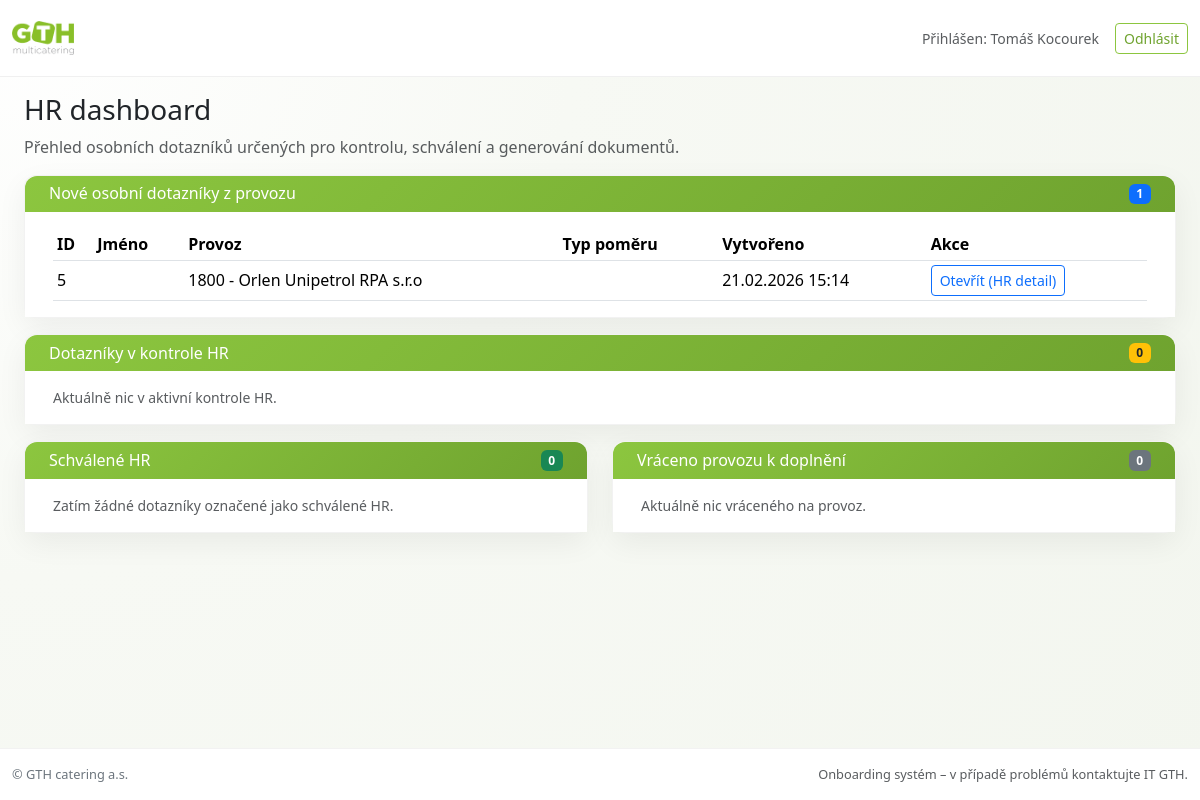
Before: /hr/ (signed in) with the older database file.
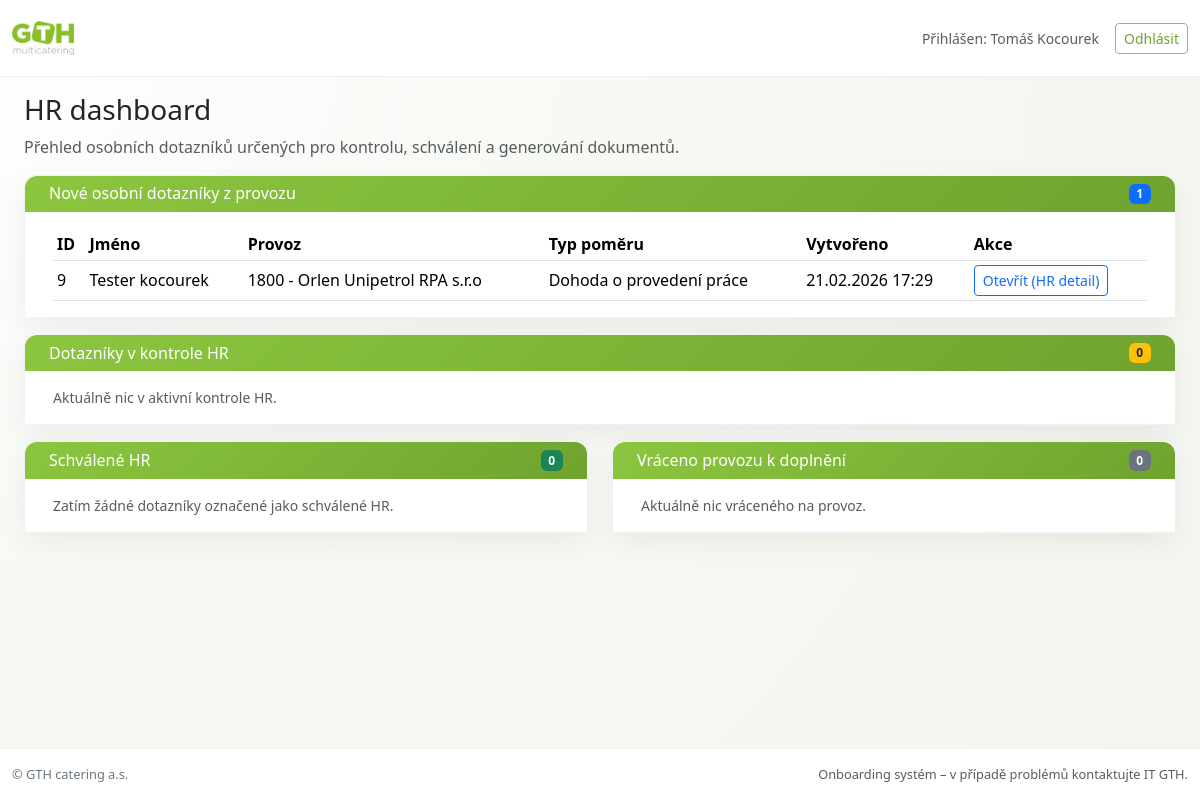
After: the same page with the newer database file.
### osobni_dotaznik/models.py (models this page shows, shortened)
class OsobniDotaznik(models.Model):
    STAV_DRAFT = "draft"
    STAV_PROVOZ_ODESLAL = "provoz_odeslal"
    STAV_HR_KONTROLUJE = "hr_kontroluje"
    STAV_HR_SCHVALIL = "hr_schvalil"
    STAV_VRACENO_PROVOZU = "vraceno_provozu"
    STAVY_CHOICES = [
        (STAV_DRAFT, "Rozpracovaný (provoz)"),
        (STAV_PROVOZ_ODESLAL, "Odesláno z provozu"),
        (STAV_HR_KONTROLUJE, "HR kontroluje"),
        (STAV_HR_SCHVALIL, "Schváleno HR"),
        (STAV_VRACENO_PROVOZU, "Vráceno na doplnění provozu"),
    ]
    TYP_POMERU_HPP = "HPP"
    TYP_POMERU_DPP = "DPP"
    TYP_POMERU_DPC = "DPC"
    TYP_POMERU_CHOICES = [
        (TYP_POMERU_HPP, "Hlavní pracovní poměr"),
        (TYP_POMERU_DPP, "Dohoda o provedení práce"),
        (TYP_POMERU_DPC, "Dohoda o pracovní činnosti"),
    ]
    provoz = models.ForeignKey(
        "core.Provoz",
        on_delete=models.PROTECT,
        related_name="dotazniky",
        null=True,
        blank=True,
    )
    pozice = models.ForeignKey(
        "core.Pozice",
        on_delete=models.PROTECT,
        related_name="dotazniky",
        null=True,
        blank=True,
    )
    typ_pomeru = models.CharField(
        "Typ pracovního poměru",
        max_length=10,
        choices=TYP_POMERU_CHOICES,
        null=True,
        blank=True,
    )
    created_at = models.DateTimeField(
        "Datum založení",
        auto_now_add=True,
    )
    created_by = models.ForeignKey(
        User,
        verbose_name="Vytvořil (uživatel)",
        on_delete=models.SET_NULL,
        null=True,
        blank=True,
        related_name="dotazniky_vytvorene",
    )
    updated_at = models.DateTimeField(
        "Datum poslední změny",
        auto_now=True,
    )
    stav = models.CharField(
        "Stav dotazníku",
        max_length=32,
        choices=STAVY_CHOICES,
        default=STAV_DRAFT,
    )
    titul = models.CharField(
        "Titul",
        max_length=50,
        blank=True,
        help_text="Např. Bc., Mgr., Ing.",
    )
    jmeno = models.CharField(
        "Jméno",
        max_length=100,
    )
    prijmeni = models.CharField(
        "Příjmení",
        max_length=100,
    )
    rodna_prijmeni = models.CharField(
        "Rodné a všechna dřívější příjmení",
        max_length=255,
        blank=True,
    )
    datum_narozeni = models.DateField(
        "Datum narození",
    )
    misto_narozeni = models.CharField(
        "Místo narození",
        max_length=255,
    )
    statni_obcanstvi = models.CharField(
        "Státní občanství",
        max_length=255,
    )
    rodinny_stav = models.CharField(
        "Rodinný stav",
        max_length=255,
        blank=True,
    )
    telefon = models.CharField(
        "Telefon",
        max_length=50,
        blank=True,
    )  # * nepovinné
    email = models.EmailField(
        "E-mail",
        blank=True,
    )  # * nepovinné
    rodne_cislo = models.CharField(
        "Rodné číslo",
        max_length=20,
    )
    zdravotni_pojistovna = models.CharField(
        "Zdravotní pojišťovna",
        max_length=255,
    )
    cislo_uctu = models.CharField(
        "Číslo účtu",
        max_length=50,
    )
    kod_banky = models.CharField(
        "Kód banky",
        max_length=10,
    )
    nazev_banky = models.CharField(
        "Název banky / spořitelny",
        max_length=255,
        blank=True,
    )
    trvale_ulice = models.CharField(
        "Trvalé bydliště – ulice",
        max_length=255,
    )
    trvale_cislo_popisne = models.CharField(
        "Trvalé bydliště – číslo popisné/orientační",
        max_length=50,
    )
    trvale_mesto = models.CharField(
        "Trvalé bydliště – město/obec",
        max_length=255,
    )
    trvale_psc = models.CharField(
        "Trvalé bydliště – PSČ",
        max_length=20,
    )
    dorucovaci_ulice = models.CharField(
        "Doručovací adresa – ulice",
        max_length=255,
        blank=True,
    )
    dorucovaci_cislo_popisne = models.CharField(
        "Doručovací adresa – číslo popisné/orientační",
        max_length=50,
        blank=True,
    )
    dorucovaci_mesto = models.CharField(
        "Doručovací adresa – město/obec",
        max_length=255,
        blank=True,
    )
    dorucovaci_psc = models.CharField(
        "Doručovací adresa – PSČ",
        max_length=20,
        blank=True,
    )
    duchod_predcasny = models.BooleanField(
        "Předčasný důchod",
        default=False,
    )
    duchod_starobni = models.BooleanField(
        "Starobní důchod",
        default=False,
    )
    duchod_invalidni = models.BooleanField(
        "Invalidní důchod",
        default=False,
    )
    duchod_datum_vzniku = models.CharField(
        "Datum vzniku nároku na důchod",
        max_length=255,
        blank=True,
    )
    duchod_kdo_vyplaci = models.CharField(
        "Kdo důchod vyplácí",
        max_length=255,
        blank=True,
    )
    duchod_kdo_dopl_info = models.CharField(
        "Další informace k důchodu",
        max_length=255,
        blank=True,
    )
    vzdelani_zakladni = models.BooleanField(
        "Základní škola",
        default=False,
    )
    vzdelani_sou = models.BooleanField(
        "Střední odborné učiliště",
        default=False,
    )
    vzdelani_ss = models.BooleanField(
        "Střední škola",
        default=False,
    )
    vzdelani_gymnazium = models.BooleanField(
        "Gymnázium",
        default=False,
    )
    vzdelani_vs = models.BooleanField(
        "Vysoká škola",
        default=False,
    )
    vzdelani_misto_studia = models.CharField(
        "Vzdělání – místo studia",
        max_length=255,
        blank=True,
    )
    vzdelani_cr_zahranici = models.CharField(
        "Vzdělání – ČR / zahraničí",
        max_length=50,
        blank=True,  # např. "ČR" / "zahraničí"
    )
    vzdelani_rok_ukonceni = models.CharField(
        "Vzdělání – rok ukončení",
        max_length=10,
        blank=True,
    )
    vzdelani_mesto_obec = models.CharField(
        "Vzdělání – město/obec",
        max_length=255,
        blank=True,
    )
    vzdelani_skola_nazev = models.CharField(
        "Vzdělání – škola (název)",
        max_length=255,
        blank=True,
    )
    vzdelani_obor = models.CharField(
        "Vzdělání – obor",
        max_length=255,
        blank=True,
    )
    vzdelani_zakonceno_vyucni_list = models.BooleanField(
        "Zakončeno – výuční list",
        default=False,
    )
    vzdelani_zakonceno_maturita = models.BooleanField(
        "Zakončeno – maturitní vysvědčení",
        default=False,
    )
    vzdelani_zakonceno_diplom = models.BooleanField(
        "Zakončeno – diplom",
        default=False,
    )
    posledni_zam_nazev_firmy = models.CharField(
        "Poslední zaměstnavatel – název firmy",
        max_length=255,
        blank=True,
    )
    posledni_zam_pracovni_zarazeni = models.CharField(
        "Poslední zaměstnavatel – pracovní zařazení",
        max_length=255,
        blank=True,
    )
    posledni_zam_od = models.CharField(
        "Poslední zaměstnavatel – od",
        max_length=50,
        blank=True,
    )
    posledni_zam_do = models.CharField(
        "Poslední zaměstnavatel – do",
        max_length=50,
        blank=True,
    )
    cizinec_cislo_dokladu = models.CharField(
        "Číslo dokladu totožnosti (OP/PAS)",
        max_length=100,
        blank=True,
    )
    cizinec_povoleni_prace = models.CharField(
        "Povolení k výkonu práce",
        max_length=255,
        blank=True,
    )
    cizinec_povoleni_pobytu = models.CharField(
        "Povolení k pobytu na území ČR",
        max_length=255,
        blank=True,
    )
    cizinec_adresa_ulice = models.CharField(
        "Adresa cizince v ČR – ulice",
        max_length=255,
        blank=True,
    )
    cizinec_adresa_cislo = models.CharField(
        "Adresa cizince v ČR – číslo popisné/orientační",
        max_length=50,
        blank=True,
    )
    cizinec_adresa_stat_mesto = models.CharField(
        "Adresa cizince v ČR – stát/město",
        max_length=255,
        blank=True,
    )
    cizinec_adresa_psc = models.CharField(
        "Adresa cizince v ČR – PSČ",
        max_length=20,
        blank=True,
    )
    pojisteni_cizina_byl = models.BooleanField(
        "Účast na důchodovém pojištění v cizině – byl/a",
        default=False,
    )
    pojisteni_cizina_nazev_adresa_nositele = models.TextField(
        "Název a adresa cizozemského nositele pojištění",
        blank=True,
    )
    pojisteni_cizina_cislo_pojisteni = models.CharField(
        "Číslo cizozemského pojištění",
        max_length=255,
        blank=True,
    )
    srazky_existuji = models.BooleanField(
        "Nařízené srážky ze mzdy existují",
        default=False,
    )
    srazky_vymahajici_orgam_a_cj = models.TextField(
        "Vymáhající orgán a číslo jednací (srážky)",
        blank=True,
    )
    pocet_vyzivovanych_osob = models.PositiveIntegerField(
        "Počet vyživovaných osob",
        default=0,
    )
    zmenena_prac_schopnost = models.BooleanField(
        "Změněná pracovní schopnost",
        default=False,
    )
    vedeni_v_evidenci_up = models.BooleanField(
        "Veden v evidenci úřadu práce",
        default=False,
    )
    jiny_pracovni_pomer = models.BooleanField(
        "Mám ještě jiný pracovní poměr",
        default=False,
    )
    je_osvc = models.BooleanField(
        "Jsem OSVČ",
        default=False,
    )
    zapoctovy_list_predlozen = models.BooleanField(
        "Zápočtový list předložen",
        default=False,
    )
    cisty_trestni_rejstrik = models.BooleanField(
        "Čistý trestní rejstřík",
        default=False,
    )
    jine_poznamky = models.TextField(
        "Jiné (poznámky)",
        blank=True,
    )
    hr_poznamka_pro_provoz = models.TextField(
        "Poznámka HR pro provoz",
        blank=True,
    )
    created_by = models.ForeignKey(
        User,
        verbose_name="Vytvořil uživatel",
        on_delete=models.SET_NULL,
        null=True,
        blank=True,
        related_name="dotazniky_vytvorene",
    )
    odeslal_na_hr = models.ForeignKey(
        User,
        verbose_name="Odeslal na HR",
        on_delete=models.SET_NULL,
        null=True,
        blank=True,
        related_name="dotazniky_odeslane_na_hr",
    )
    odeslal_na_hr_at = models.DateTimeField(
        "Odesláno na HR",
        null=True,
        blank=True,
    )
    hr_posledni_kontrola = models.ForeignKey(
        User,
        verbose_name="Poslední kontrola HR",
        on_delete=models.SET_NULL,
        null=True,
        blank=True,
        related_name="dotazniky_kontrolovane_hr",
    )
    hr_posledni_kontrola_at = models.DateTimeField(
        "Datum poslední HR kontroly",
        null=True,
        blank=True,
    )
    hr_schvalil = models.ForeignKey(
        User,
        verbose_name="Schválil HR",
        on_delete=models.SET_NULL,
        null=True,
        blank=True,
        related_name="dotazniky_schvalene_hr",
    )
    hr_schvalil_at = models.DateTimeField(
        "Datum schválení HR",
        null=True,
        blank=True,
    )
    hr_vratil_provozu = models.ForeignKey(
        User,
        verbose_name="Vrátil na provoz",
        on_delete=models.SET_NULL,
        null=True,
        blank=True,
        related_name="dotazniky_vracene_provozu_hr",
    )
    hr_vraceno_provozu_at = models.DateTimeField(
        "Datum vrácení na provoz",
        null=True,
        blank=True,
    )
    hr_poznamka_pro_provoz = models.TextField(
        "Poznámka HR pro provoz",
        blank=True,
    )
    potvrzeni_podpis_text = models.TextField(
        "Text k podpisu zaměstnance",
        blank=True,
    )
    uvazek_fte = models.DecimalField(
        "Úvazek (FTE)",
        max_digits=4,
        decimal_places=2,
        null=True,
        blank=True,
        help_text="Např. 1.00, 0.75, 0.50",
    )
    pracovni_doba_popis = models.CharField(
        "Rozvržení pracovní doby",
        max_length=255,
        blank=True,
        help_text="Např. dvousměnný provoz, PO–PÁ, krátký/dlouhý týden…",
    )
    mzda_hruba = models.DecimalField(
        "Hrubá mzda / odměna",
        max_digits=10,
        decimal_places=2,
        null=True,
        blank=True,
        help_text="Např. 25000.00 nebo hodinová sazba",
    )

### core/models.py (models this page shows)
class Provoz(models.Model):
    cislo_provozu = models.IntegerField()
    nazev = models.CharField(max_length=255)
    ulice = models.CharField(max_length=255)
    mesto = models.CharField(max_length=255)
    kraj = models.CharField(max_length=255)
    psc = models.CharField(max_length=20)
    manazer = models.CharField(max_length=255, blank=True)
    email = models.EmailField(blank=True)
    def __str__(self):
        return f"{self.cislo_provozu} - {self.nazev}"

### frontend/views.py (the view)
# urls.py: path("hr/", views.hr_dashboard, name="hr_dashboard"),
@login_required
def hr_dashboard(request):
    profil = getattr(request.user, "profile", None)
    if not profil or profil.role != "hr":
        return redirect("frontend:provoz_dashboard")
    dotazniky_nove = OsobniDotaznik.objects.filter(
        stav=OsobniDotaznik.STAV_PROVOZ_ODESLAL
    ).order_by("-created_at")
    dotazniky_hr_kontroluje = OsobniDotaznik.objects.filter(
        stav=OsobniDotaznik.STAV_HR_KONTROLUJE
    ).order_by("-updated_at")
    dotazniky_schvalene = OsobniDotaznik.objects.filter(
        stav=OsobniDotaznik.STAV_HR_SCHVALIL
    ).order_by("-updated_at")
    dotazniky_vracene_provozu = OsobniDotaznik.objects.filter(
        stav=OsobniDotaznik.STAV_VRACENO_PROVOZU
    ).order_by("-updated_at")
    context = {
        "dotazniky_nove": dotazniky_nove,
        "dotazniky_hr_kontroluje": dotazniky_hr_kontroluje,
        "dotazniky_schvalene": dotazniky_schvalene,
        "dotazniky_vracene_provozu": dotazniky_vracene_provozu,
    }
    return render(request, "frontend/hr_dashboard.html", context)

### templates/frontend/hr_dashboard.html (shortened to what the changed rows need)
{% extends "base.html" %}
{% block content %}
<div class="container-fluid py-3">
  <div class="card gth-card mb-3">
    <div class="gth-card-body py-3">
      {% if dotazniky_nove %}
        <div class="table-responsive">
          <table class="table table-sm align-middle mb-0">
            <thead>
              <tr>
                <th scope="col">ID</th>
                <th scope="col">Jméno</th>
                <th scope="col">Provoz</th>
                <th scope="col">Typ poměru</th>
                <th scope="col">Vytvořeno</th>
                <th scope="col">Akce</th>
              </tr>
            </thead>
            <tbody>
              {% for d in dotazniky_nove %}
                <tr>
                  <td>{{ d.id }}</td>
                  <td>{{ d.jmeno }} {{ d.prijmeni }}</td>
                  <td>{{ d.provoz }}</td>
                  <td>{{ d.get_typ_pomeru_display|default:"" }}</td>
                  <td>{{ d.created_at|date:"d.m.Y H:i" }}</td>
                  <td>
                    <a href="{% url 'frontend:dotaznik_detail_hr' d.id %}"
                       class="btn btn-sm btn-outline-primary">
                      Otevřít (HR detail)
                    </a>
                  </td>
                </tr>
              {% endfor %}
            </tbody>
          </table>
        </div>
      {% else %}
        <p class="text-muted mb-0 small">
          Zatím žádné nové dotazníky z provozu čekající na HR.
        </p>
      {% endif %}
    </div>
  </div>
</div>
{% endblock %}

Changed rows visible on the page:
removed OsobniDotaznik: id "5", provoz "1800 - Orlen Unipetrol RPA s.r.o", created_at "21.02.2026 15:14"
added OsobniDotaznik: id "9", jmeno "Tester", prijmeni "kocourek", provoz "1800 - Orlen Unipetrol RPA s.r.o", typ_pomeru "Dohoda o provedení práce", created_at "21.02.2026 17:29"
